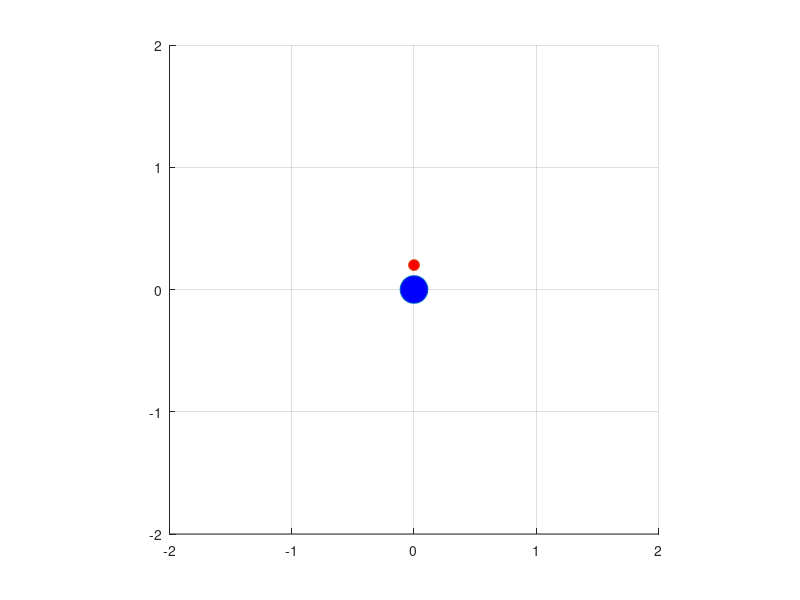

Write MATLAB code to recreate this figure. (Note: this script raises an error after producing the figure.)
clear;
close all;

dt = 1;%%時間刻み=離散時間Tsとして使用
Tfin = 15;%シミュレーション終了時間
t1 = [0:dt:Tfin];

u1 = ones(1,length(t1)) * 0.09;
u2 = ones(1,length(t1)) * (-pi/16);

si = zeros(length(t1),3);
si(1,:) = [0 0 pi/2];%状態ξの初期値を設定

x = si(1,1) + 0.2 * cos(si(1,3));
y = si(1,2) + 0.2 * sin(si(1,3));

hold on;
axis equal;
grid on;

axis([-2 2 -2 2])

h = plot(si(1,1),si(1,2), 'o', 'MarkerSize' ,20, 'MarkerFaceColor', 'b');
h2 = plot(x,y,'o', 'MarkerSize' ,8, 'MarkerFaceColor', 'r');

for i = 1:length(t1)

    if i ~= length(t1)
        %θ(n),すなわち si(i+1,3) をx(n),y(n)の計算に使う
        si(i+1,3) = si(i,3) + u2(i) * dt;
        si(i+1,1) = si(i,1) + u1(i) * cos(si(i+1,3)) * dt;
        si(i+1,2) = si(i,2) + u1(i) * sin(si(i+1,3)) * dt;
    end

    set(h, 'XData', si(i,1),'YData', si(i,2));
    set(h2, 'XData', si(i,1) + 0.2 * cos(si(i,3)),'YData', si(i,2) + 0.2 * sin(si(i,3)));

    drawnow;

    F = getframe(gcf);
    % RGBデータをインデックス付きデータに変更
    [X,map] = rgb2ind(F.cdata,256);
    if i==1
        pause(2)
        % GIFファイルに書き出し
        imwrite(X,map,'twowheels.gif')
    else
        % 2回目以降は'append'でアニメーションを作成
        imwrite(X,map,'twowheels.gif','WriteMode','append')
    end

end
